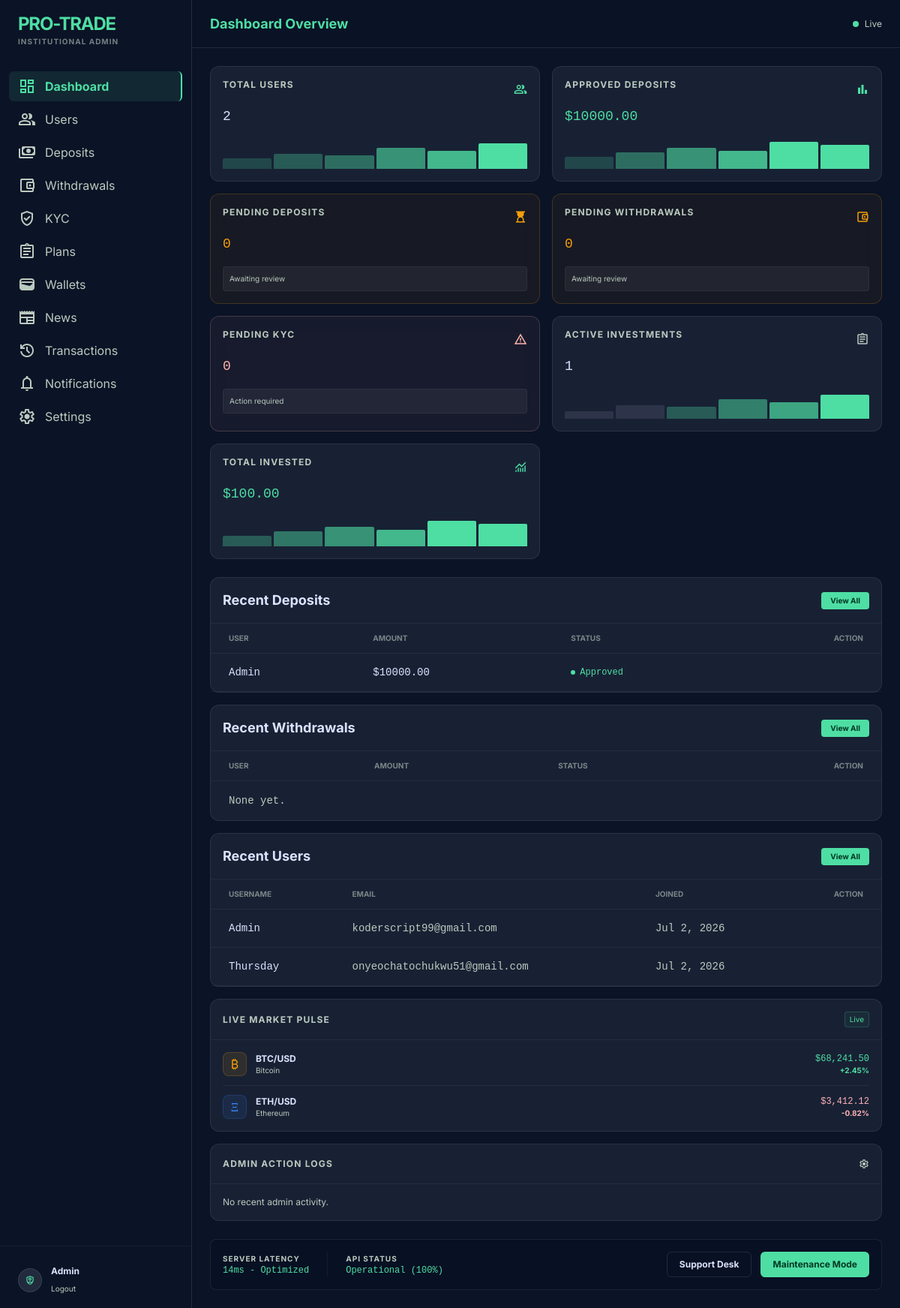
The app's page /panel/ (signed in), older data.
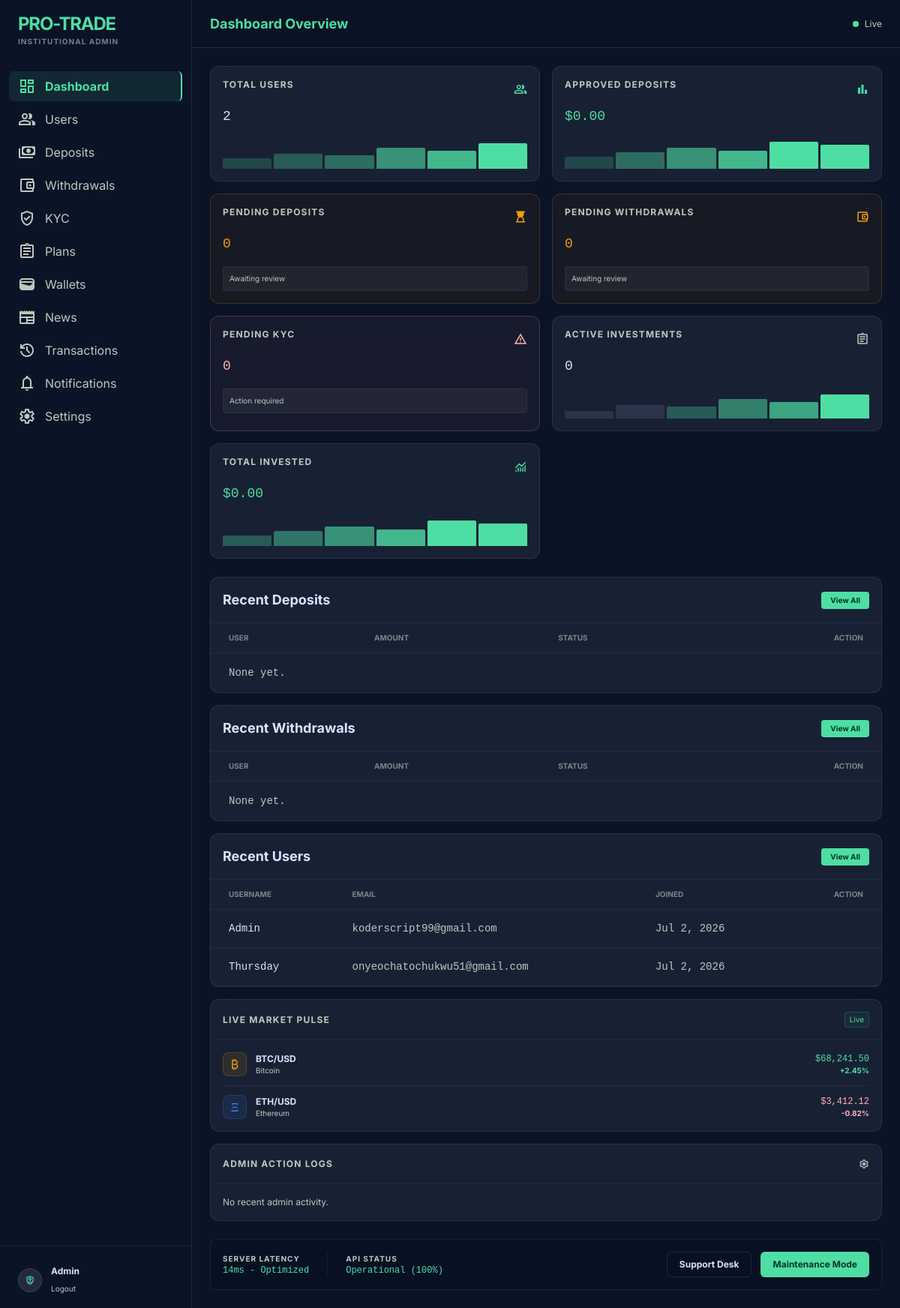
The same page, newer data.
### core/models.py (models this page shows, shortened)
class Deposit(models.Model):
    STATUS = (
        ("pending","Pending"),
        ("approved","Approved"),
        ("rejected","Rejected"),
    )
    user = models.ForeignKey(User,on_delete=models.CASCADE)
    wallet = models.ForeignKey(
        Wallet,
        on_delete=models.CASCADE
    )
    amount = models.DecimalField(max_digits=20, decimal_places=2)
    txid = models.CharField(max_length=200)
    proof = models.ImageField(
        upload_to="deposit_proofs/",
        blank=True,
        null=True
    )
    status = models.CharField(
        max_length=20,
        choices=STATUS,
        default="pending"
    )
    created_at = models.DateTimeField(auto_now_add=True)

class User(AbstractUser):
    id = models.UUIDField(primary_key=True, default=uuid.uuid4, editable=False)
    phone = models.CharField(max_length=20, blank=True)
    country = models.CharField(max_length=100, blank=True)
    referral_code = models.CharField(max_length=20, unique=True)
    referred_by = models.ForeignKey(
        'self',
        on_delete=models.SET_NULL,
        null=True,
        blank=True,
        related_name='referrals'
    )
    balance = models.DecimalField(max_digits=20, decimal_places=2, default=0)
    investment_balance = models.DecimalField(max_digits=20, decimal_places=2, default=0)
    profit_balance = models.DecimalField(max_digits=20, decimal_places=2, default=0)
    referral_balance = models.DecimalField(max_digits=20, decimal_places=2, default=0)
    email_verified = models.BooleanField(default=False)
    phone_verified = models.BooleanField(default=False)
    kyc_verified = models.BooleanField(default=False)
    two_factor_enabled = models.BooleanField(default=False)
    is_admin_user = models.BooleanField(default=False)
    created_at = models.DateTimeField(auto_now_add=True)

### core/admin_views.py (the view)
# urls.py: path("panel/", admin_views.admin_dashboard_view, name="admin_dashboard"),
@admin_required
def admin_dashboard_view(request):
    stats = {
        "total_users": User.objects.count(),
        "total_deposits": Deposit.objects.filter(status="approved").aggregate(
            s=Sum("amount"))["s"] or 0,
        "pending_deposits": Deposit.objects.filter(status="pending").count(),
        "pending_withdrawals": Withdrawal.objects.filter(status="pending").count(),
        "pending_kyc": KYC.objects.filter(status="pending").count(),
        "active_investments": Investment.objects.filter(status="running").count(),
        "total_invested": Investment.objects.filter(status="running").aggregate(
            s=Sum("amount"))["s"] or 0,
    }
    recent_deposits = Deposit.objects.order_by("-created_at")[:8]
    recent_withdrawals = Withdrawal.objects.order_by("-created_at")[:8]
    recent_users = User.objects.order_by("-created_at")[:8]
    return render(request, "core/admin/admin_dashboard.html", {
        "stats": stats,
        "recent_deposits": recent_deposits,
        "recent_withdrawals": recent_withdrawals,
        "recent_users": recent_users,
    })

### core/context_processors.py (called while the page is built)
def site_settings(request):
    return {"site_settings": SiteSetting.objects.first()}

def notifications_badge(request):
    if request.user.is_authenticated:
        count = Notification.objects.filter(user=request.user, is_read=False).count()
    else:
        count = 0
    return {"unread_notifications_count": count}

### core/templates/core/admin/admin_dashboard.html (shortened to what the changed rows need)
{% extends "core/admin/admin_base.html" %}
{% block page_title %}Dashboard Overview{% endblock %}
{% block content %}
<div class="grid grid-cols-1 md:grid-cols-2 xl:grid-cols-4 gap-4">
  <div class="glass-panel p-4 rounded-xl hover:border-primary/30 transition-all group">
    <div class="flex justify-between items-start mb-2">
      <span class="text-xs uppercase tracking-widest text-on-surface-variant font-bold">Approved Deposits</span>
      <span class="material-symbols-outlined text-primary text-lg">bar_chart</span>
    </div>
    <span class="font-mono text-lg text-primary">${{ stats.total_deposits|floatformat:2 }}</span>
    <div class="h-10 mt-4 overflow-hidden flex items-end gap-[3px]">
      <div class="bg-primary/20 w-full h-[40%] rounded-t-sm bar-transition group-hover:h-[50%]"></div>
      <div class="bg-primary/40 w-full h-[55%] rounded-t-sm bar-transition group-hover:h-[65%]"></div>
      <div class="bg-primary/60 w-full h-[70%] rounded-t-sm bar-transition group-hover:h-[80%]"></div>
      <div class="bg-primary/80 w-full h-[60%] rounded-t-sm bar-transition group-hover:h-[70%]"></div>
      <div class="bg-primary w-full h-[90%] rounded-t-sm bar-transition group-hover:h-[100%]"></div>
      <div class="bg-primary w-full h-[80%] rounded-t-sm bar-transition group-hover:h-[90%]"></div>
    </div>
  </div>
  <div class="glass-panel p-4 rounded-xl hover:border-primary/30 transition-all group">
    <div class="flex justify-between items-start mb-2">
      <span class="text-xs uppercase tracking-widest text-on-surface-variant font-bold">Active Investments</span>
      <span class="material-symbols-outlined text-on-surface-variant text-lg">assignment</span>
    </div>
    <span class="font-mono text-lg text-on-surface">{{ stats.active_investments }}</span>
    <div class="h-10 mt-4 overflow-hidden flex items-end gap-[3px]">
      <div class="bg-surface-container-highest w-full h-[25%] rounded-t-sm bar-transition group-hover:h-[35%]"></div>
      <div class="bg-surface-container-highest w-full h-[45%] rounded-t-sm bar-transition group-hover:h-[55%]"></div>
      <div class="bg-primary/30 w-full h-[40%] rounded-t-sm bar-transition group-hover:h-[50%]"></div>
      <div class="bg-primary/50 w-full h-[65%] rounded-t-sm bar-transition group-hover:h-[75%]"></div>
      <div class="bg-primary/70 w-full h-[55%] rounded-t-sm bar-transition group-hover:h-[65%]"></div>
      <div class="bg-primary w-full h-[80%] rounded-t-sm bar-transition group-hover:h-[90%]"></div>
    </div>
  </div>
  <div class="glass-panel p-4 rounded-xl hover:border-primary/30 transition-all group">
    <div class="flex justify-between items-start mb-2">
      <span class="text-xs uppercase tracking-widest text-on-surface-variant font-bold">Total Invested</span>
      <span class="material-symbols-outlined text-primary text-lg">monitoring</span>
    </div>
    <span class="font-mono text-lg text-primary">${{ stats.total_invested|floatformat:2 }}</span>
    <div class="h-10 mt-4 overflow-hidden flex items-end gap-[3px]">
      <div class="bg-primary/30 w-full h-[35%] rounded-t-sm bar-transition group-hover:h-[45%]"></div>
      <div class="bg-primary/45 w-full h-[50%] rounded-t-sm bar-transition group-hover:h-[60%]"></div>
      <div class="bg-primary/60 w-full h-[65%] rounded-t-sm bar-transition group-hover:h-[75%]"></div>
      <div class="bg-primary/80 w-full h-[55%] rounded-t-sm bar-transition group-hover:h-[65%]"></div>
      <div class="bg-primary w-full h-[85%] rounded-t-sm bar-transition group-hover:h-[95%]"></div>
      <div class="bg-primary w-full h-[75%] rounded-t-sm bar-transition group-hover:h-[85%]"></div>
    </div>
  </div>
</div>
<div class="grid grid-cols-1 xl:grid-cols-12 gap-4 items-start">
  <div class="xl:col-span-8 space-y-4">
    <div class="grid grid-cols-1 xl:grid-cols-2 gap-4">
      <div class="glass-panel rounded-xl flex flex-col">
        <div class="overflow-x-auto">
          <table class="w-full text-left">
            <thead>
              <tr class="text-[10px] uppercase text-on-surface-variant/60 border-b border-white/5">
                <th class="px-6 py-3">User</th>
                <th class="px-6 py-3">Amount</th>
                <th class="px-6 py-3">Status</th>
                <th class="px-6 py-3 text-right">Action</th>
              </tr>
            </thead>
            <tbody class="text-sm font-mono">
              {% for d in recent_deposits %}
              <tr class="border-b border-white/5 hover:bg-white/5 transition-colors group">
                <td class="px-6 py-3">{{ d.user.username }}</td>
                <td class="px-6 py-3">${{ d.amount|floatformat:2 }}</td>
                <td class="px-6 py-3">
                  <span class="flex items-center gap-1.5 text-xs
                    {% if d.status == 'approved' %}text-primary
                    {% elif d.status == 'pending' %}text-amber-500
                    {% else %}text-error{% endif %}">
                    <span class="w-1.5 h-1.5 rounded-full
                      {% if d.status == 'approved' %}bg-primary
                      {% elif d.status == 'pending' %}bg-amber-500 animate-pulse
                      {% else %}bg-error{% endif %}"></span>
                    {{ d.get_status_display|default:d.status|capfirst }}
                  </span>
                </td>
                <td class="px-6 py-3 text-right">
                </td>
              </tr>
              {% empty %}
              <tr><td class="px-6 py-4 text-on-surface-variant text-sm" colspan="4">None yet.</td></tr>
              {% endfor %}
            </tbody>
          </table>
        </div>
      </div>
      <div class="glass-panel rounded-xl flex flex-col">
        <div class="overflow-x-auto">
          <table class="w-full text-left">
            <thead>
              <tr class="text-[10px] uppercase text-on-surface-variant/60 border-b border-white/5">
                <th class="px-6 py-3">User</th>
                <th class="px-6 py-3">Amount</th>
                <th class="px-6 py-3">Status</th>
                <th class="px-6 py-3 text-right">Action</th>
              </tr>
            </thead>
          </table>
        </div>
      </div>
    </div>
    <div class="glass-panel rounded-xl flex flex-col">
      <div class="overflow-x-auto">
        <table class="w-full text-left">
          <thead>
            <tr class="text-[10px] uppercase text-on-surface-variant/60 border-b border-white/5">
              <th class="px-6 py-3">Username</th>
              <th class="px-6 py-3">Email</th>
              <th class="px-6 py-3">Joined</th>
              <th class="px-6 py-3 text-right">Action</th>
            </tr>
          </thead>
          <tbody class="text-sm font-mono">
            {% for u in recent_users %}
            <tr class="border-b border-white/5 hover:bg-white/5 transition-colors group">
              <td class="px-6 py-3">{{ u.username }}</td>
              <td class="px-6 py-3 text-on-surface-variant">{{ u.email }}</td>
              <td class="px-6 py-3 text-on-surface-variant">{{ u.created_at|date:"M j, Y" }}</td>
              <td class="px-6 py-3 text-right">
              </td>
            </tr>
            {% empty %}
            <tr><td class="px-6 py-4 text-on-surface-variant text-sm" colspan="4">None yet.</td></tr>
            {% endfor %}
          </tbody>
        </table>
      </div>
    </div>
  </div>
</div>
{% endblock %}

### core/templates/core/admin/admin_base.html (shortened to what the changed rows need)
<!DOCTYPE html>
<html lang="en" class="dark">
<head>
<script src="https://cdn.tailwindcss.com?plugins=forms,container-queries"></script>
</head>
<body class="font-body-md text-body-md">
<aside id="admin-sidebar"
       class="h-screen w-64 fixed left-0 top-0 border-r border-white/10 backdrop-blur-xl bg-surface z-[60] flex flex-col py-4
              -translate-x-full lg:translate-x-0 transition-transform duration-300 ease-in-out">
  <div class="px-6 mb-8 flex items-center justify-between">
    <div>
      <h1 class="text-2xl font-bold text-primary tracking-tighter">PRO-TRADE</h1>
    </div>
  </div>
    {% url 'core:admin_dashboard' as dash_url %}
    {% url 'core:admin_users_list' as users_url %}
    {% url 'core:admin_deposits_list' as deposits_url %}
    {% url 'core:admin_withdrawals_list' as withdrawals_url %}
    {% url 'core:admin_kyc_list' as kyc_url %}
    {% url 'core:admin_plans_list' as plans_url %}
    {% url 'core:admin_wallets_list' as wallets_url %}
    {% url 'core:admin_news_list' as news_url %}
    {% url 'core:admin_transactions_list' as tx_url %}
    {% url 'core:admin_send_notification' as notif_url %}
    {% url 'core:admin_site_settings' as settings_url %}
  <div class="px-6 pt-6 mt-6 border-t border-white/5">
    <div class="flex items-center gap-3">
      <div>
        <p class="text-[12px] font-bold">{{ request.user.get_full_name|default:request.user.username }}</p>
        <a href="{% url 'core:admin_logout' %}" class="text-[10px] text-on-surface-variant hover:text-primary transition-colors">Logout</a>
      </div>
    </div>
  </div>
</aside>
<main class="lg:ml-64 min-h-screen relative z-10 flex flex-col">
  <header class="h-16 flex justify-between items-center px-6 border-b border-white/10 backdrop-blur-md bg-surface/80 sticky top-0 z-50">
    <div class="flex items-center gap-3">
      <h2 class="text-lg font-bold text-primary">{% block page_title %}Admin{% endblock %}</h2>
    </div>
  </header>
  <div class="p-6 space-y-6 overflow-y-auto max-h-[calc(100vh-4rem)] custom-scrollbar">
    {% block content %}{% endblock %}
  </div>
</main>
</body>
</html>

Row changes from the older to the newer data that the page shows:
removed Deposit: user.username "Admin", amount "10000.00", status "Approved"
Text that changed along with them:
{{ stats.total_deposits|floatformat:2 }}: "10000.00" → "0.00"
{{ stats.active_investments }}: "1" → "0"
{{ stats.total_invested|floatformat:2 }}: "100.00" → "0.00"
text now shown: "None yet."
